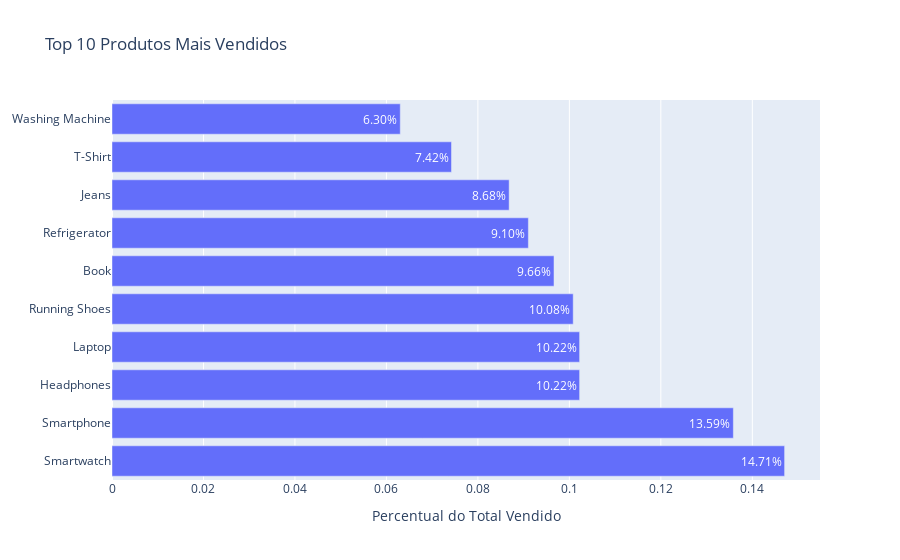

Notebook source saved alongside this figure:
### Code cell
#1.10 Produtos mais vendidos
quantidades = df_Amazon.groupby('Product')['Quantity'].sum()
percentuais = (quantidades / quantidades.sum()).sort_values(ascending=False).head(10)

fig = px.bar(percentuais, 
             x=percentuais.values, 
             y=percentuais.index, 
             orientation='h',
             title='Top 10 Produtos Mais Vendidos',
             labels={'x': 'Percentual', 'index': 'Produto'},
             text_auto='.2%')
fig.update_layout(yaxis_title=None, xaxis_title='Percentual do Total Vendido')
fig.show()

### Figure 1 — Plotly figure (JSON) as saved in the notebook; plotly's stock layout.template omitted (floating-point values rounded to 4 significant figures)
{"data": [{"alignmentgroup": "True", "hovertemplate": "Percentual=%{x}<br>Product=%{y}<extra></extra>", "legendgroup": "", "marker": {"color": "#636efa", "pattern": {"shape": ""}}, "name": "", "offsetgroup": "", "orientation": "h", "showlegend": false, "textposition": "auto", "texttemplate": "%{x:.2%}", "type": "bar", "x": [0.1471, 0.1359, 0.1022, 0.1022, 0.1008, 0.09664, 0.09104, 0.08683, 0.07423, 0.06303], "xaxis": "x", "y": ["Smartwatch", "Smartphone", "Headphones", "Laptop", "Running Shoes", "Book", "Refrigerator", "Jeans", "T-Shirt", "Washing Machine"], "yaxis": "y"}], "layout": {"barmode": "relative", "legend": {"tracegroupgap": 0}, "title": {"text": "Top 10 Produtos Mais Vendidos"}, "xaxis": {"anchor": "y", "domain": [0, 1], "title": {"text": "Percentual do Total Vendido"}}, "yaxis": {"anchor": "x", "domain": [0, 1], "title": {}}}}
